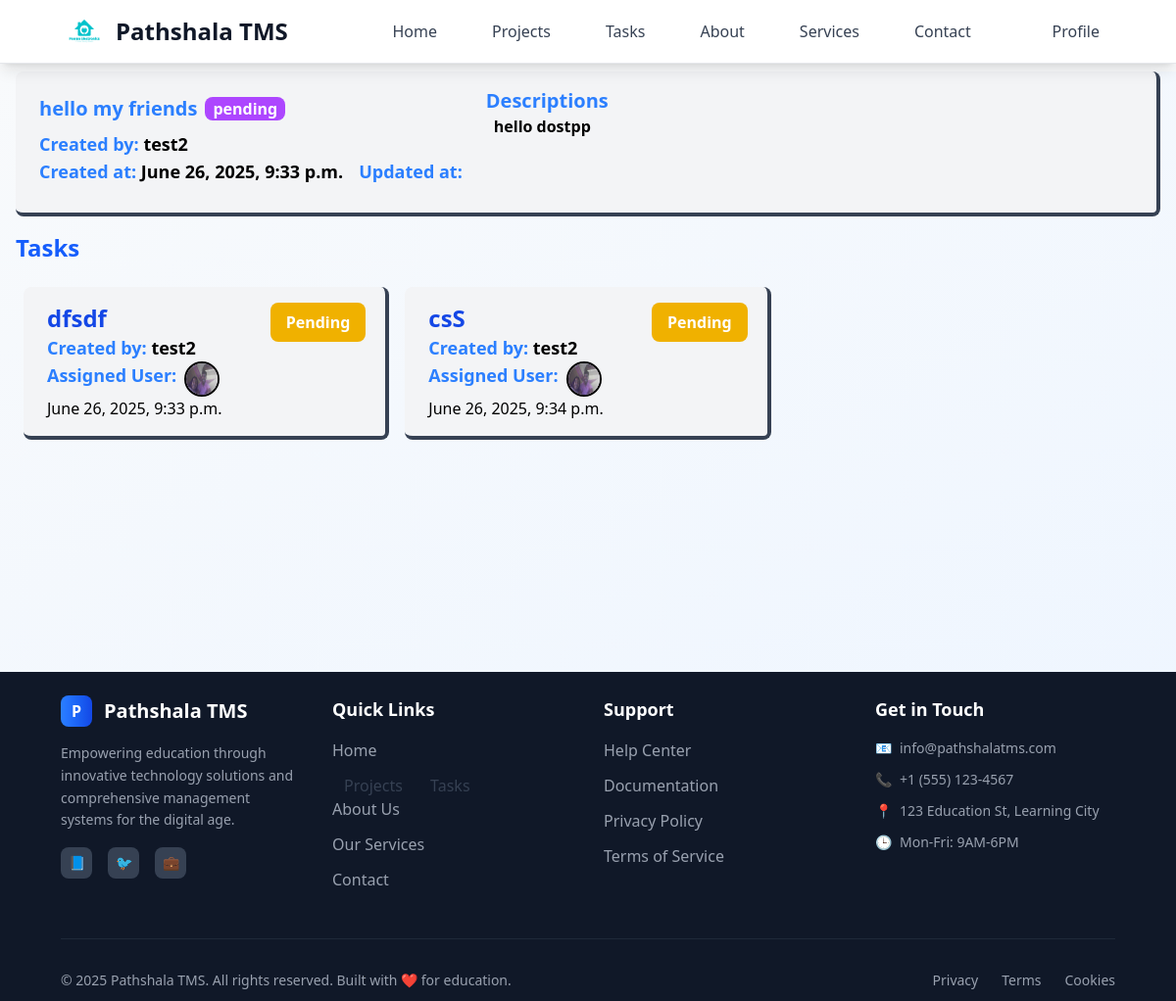
Screenshot of /employee/project_details/7 (signed in) with the database file from the repository.
### projects/models.py (models this page shows, shortened)
class Project(models.Model):
    class StatusOption(models.TextChoices):
        PENDING="Pending","Pending"
        IN_PROGRESS= "In progress","In progress"
        COMPLETED="Completed","completed"
        CANCELED= "Canceled","canceled"
    title=models.CharField(max_length=25)
    description=models.TextField( max_length=50 ,blank=True )
    user=models.ForeignKey(User,on_delete=models.CASCADE)
    created_at=models.DateTimeField( editable=False, auto_now_add=True)
    status=models.CharField(choices=StatusOption,default=StatusOption.PENDING)
    update_at=models.DateTimeField( auto_now=True, null=True, blank=True,editable=False)

### tasks/models.py (models this page shows)
class Task(models.Model):
    class StatusOptions(models.TextChoices):
        PENDING = "Pending", "Pending"
        IN_PROGRESS = "In Progress", "In Progress"
        COMPLETED = "Completed", "Completed"
        CANCELED = "Canceled", "Canceled"
    class TaskPriorityOPtion(models.TextChoices):
        LOW="Low",'Low'
        MEDIUM="Medium",'Medium'
        HIGH="High",'High'
    title = models.CharField(max_length=30)
    description = models.TextField(null=True, blank=True)
    user = models.ForeignKey(User, on_delete=models.CASCADE, related_name="tasks")
    project = models.ForeignKey(Project, on_delete=models.CASCADE)
    assigned_user = models.ForeignKey( User, on_delete=models.SET_NULL, related_name="assigned_tasks", null=True, blank=True)
    status = models.CharField(choices=StatusOptions, default=StatusOptions.PENDING)
    priority=models.CharField(choices=TaskPriorityOPtion,default=TaskPriorityOPtion.LOW)
    deadline=models.DateField( null=True, blank=True)
    created_at = models.DateTimeField(auto_now_add=True, editable=False)
    updated_at = models.DateTimeField(auto_now=True, editable=False)
    attachment = models.FileField(blank=True, null=True, upload_to=attachment_path)

### user/models.py (models this page shows)
class Profile(models.Model):
    class RoleOptions(models.TextChoices):
        ADMIN='admin','Admin' #admin(left side) used for store and Admin (Right Side)used for display
        EMPLOYER='employer',"Employer"
        EMLOYEE= "employee","Employee"
    class GenderOption(models.TextChoices):
        MALE='male','Male'
        FEMALE='female',"Female"
        OTHER='other','other'
    user=models.OneToOneField(User, on_delete=models.CASCADE)
    dob=models.CharField(blank=True,null=True)#dob should be null
    adress=models.CharField(blank=True,null=True, max_length=100)
    phone=models.CharField(blank=True, null=True ,max_length=10)
    role=models.CharField(choices=RoleOptions,default=RoleOptions.EMLOYEE,max_length=10)
    gender=models.CharField(choices=GenderOption, default=GenderOption.MALE,max_length=8,null=True)
    image= models.FileField( upload_to="userImage",null=True)

### projects/views.py (the view)
# urls.py: path("project_details/<int:id>",employeeProjectDetails),
@login_required(login_url="/login")
def employeeProjectDetails(request,id):
    project=Project.objects.get(id=id)
    tasks=Task.objects.filter(assigned_user=request.user, project=project)
    return render(request,"pages/employee/project/project_details.html",{"project":project, "tasks":tasks})

### templates/pages/employee/project/project_details.html (shortened to what this page needs)
{% extends 'layouts/main.html' %} {% block content %}
<div
  class="mx-4 flex space-x-6 space-y-3 relative bg-gray-100 border-b-4 border-r-4 border-gray-700 rounded-lg py-4 px-6 my-2"
>
  <div>
    <div class="flex gap-2">
      <div class="text-xl font-bold text-blue-500 my-2">
        {{ project.title }}
      </div>
      <span
        class="{% if project.status == 'Canceled' %} bg-red-500 {% elif project.status == 'Completed' %} bg-green-500 {% elif project.status == 'Pending' %} bg-yellow-500 {% elif project.status == 'In Progress' %} bg-blue-700 {% else %} bg-purple-500 {% endif %} h-6 px-2 my-auto rounded-lg text-white font-bold"
      >
        {{ project.status }}
      </span>
    </div>
    <div class="font-semibold text-lg">
      <span class="text-blue-500">Created by:</span> {{ project.user }}
    </div>
    <div class="flex gap-4 font-semibold text-lg">
      <div>
        <span class="text-blue-500">Created at:</span> {{ project.created_at }}
      </div>
      <div>
        <span class="text-blue-500">Updated at:</span> {{ project.updated_at }}
      </div>
    </div>
  </div>
  <div class="flex flex-col">
    <div class="font-semibold text-blue-500 text-xl">Descriptions</div>
    <div class="ms-2 font-semibold">{{ project.description }}</div>
  </div>
</div>
<div class="flex flex-col mx-2">
  <div class="flex p-2 mb-2 justify-between">
    <h1 class="text-blue-600 text-center text-2xl font-bold">Tasks</h1>
  </div>
  {% if tasks %}
  <div class="grid gap-4 grid-cols-1 md:grid-cols-2 lg:grid-cols-3 mx-4">
    {% for task in tasks %}
    <a href="/employee/task/{{task.id}}">
      <div
        class="relative bg-gray-100 hover:bg-gray-200 hover:scale-[102%] transition:ease-in-out duration-300 border-b-4 border-r-4 border-gray-700 rounded-lg py-4 px-6 my-2"
      >
        <div>
          <div class="text-2xl font-bold text-blue-700">{{ task.title }}</div>
        </div>
        <span
          class="{% if task.status == 'Canceled' %} bg-red-500 {% elif task.status == 'Completed' %} bg-green-500 {% elif task.status == 'Pending' %} bg-yellow-500 {% elif task.status == 'In Progress' %} bg-blue-700 {% else %} bg-purple-500 {% endif %} absolute top-0 right-5 z-5 px-4 py-2 rounded-lg text-white font-bold my-4"
        >
          {{ task.status }}
        </span>
        <div class="text-lg font-semibold">
          <span class="text-blue-500">Created by: </span>{{ task.user }}
        </div>
        <div class="text-lg font-semibold flex gap-2">
          <span class="text-blue-500">Assigned User: </span>
          {%if task.assigned_user%} {%if task.assigned_user.profile.image%}
          <img
            class="h-9 w-9 border-2 border-black rounded-full"
            src=" /media/{{task.assigned_user.profile.image}}"
            alt="assigned user"
          />
          {%else%}
          <img
            class="h-9 w-9 border-2 border-black rounded-full"
            src="/media/system_image/sample_user_icon.png"
            alt="assigned user"
          />
          {%endif%} {%else%}
          <span class="mb-2">User Not assigned</span>
          {%endif%}
        </div>
        <div>{{ task.created_at }}</div>
      </div>
    </a>
    {% endfor %}
  </div>
  {% endif %}
</div>
{% endblock %}

### rows the page displays
Project: title "hello my friends", status "pending", user "test2", created_at "June 26, 2025, 9:33 p.m.", description "hello dostpp"
Task: title "dfsdf", status "Pending", user "test2", assigned_user.profile.image (picture), created_at "June 26, 2025, 9:33 p.m."
Task: title "csS", status "Pending", user "test2", assigned_user.profile.image (picture), created_at "June 26, 2025, 9:34 p.m."
